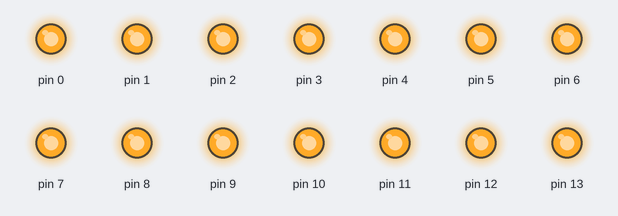
A sketch run on a simulated Arduino Uno, built with avr-gcc and run on an emulated ATmega328P. Shown: output pins drawn as LEDs (lit = HIGH).

Above: at 0.2 s.
Timing chart, 0 to 1.7 s (numbered marks = the images above):
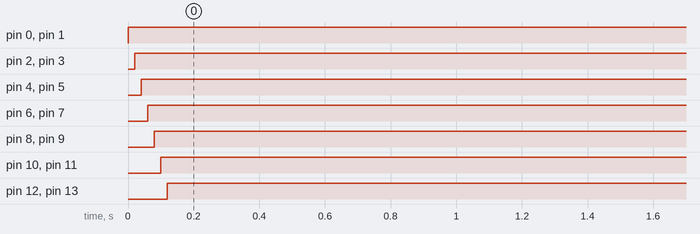

The sketch:

pin_control.ino
```cpp
void setup() {
  for (int i = 0; i < 14; i++) {
    pinMode(i, OUTPUT);
  }
}

void loop() {
  for (int i = 0; i < 14; i++) {
    digitalWrite(i, HIGH);
    delay(10);
  }
}
```

Measured:
- by itself, pin 0: LOW → HIGH at 0.00 s
- by itself, pin 1: LOW → HIGH at 0.01 s
- by itself, pin 2: LOW → HIGH at 0.02 s
- by itself, pin 3: LOW → HIGH at 0.03 s
- by itself, pin 4: LOW → HIGH at 0.04 s
- by itself, pin 5: LOW → HIGH at 0.05 s
- by itself, pin 6: LOW → HIGH at 0.06 s
- by itself, pin 7: LOW → HIGH at 0.07 s
